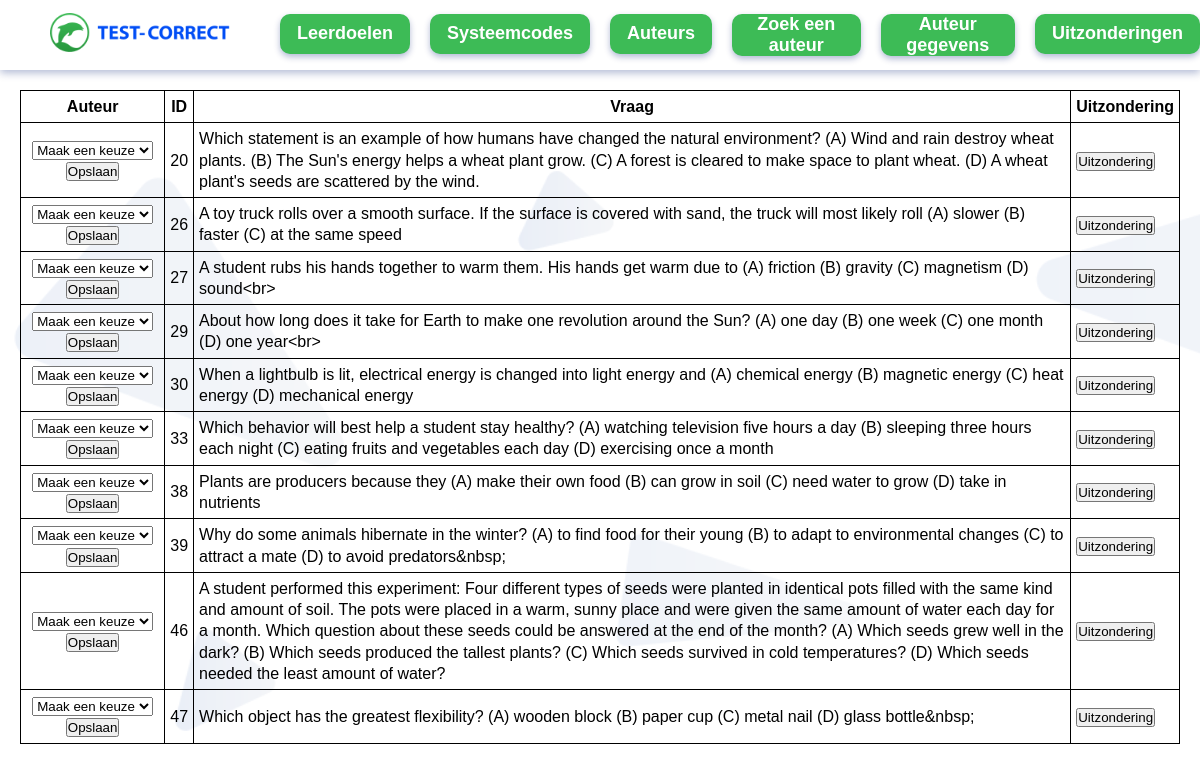
Page /auteurs on the committed database.
### tables this page shows
CREATE TABLE `vragen` (
  `id` integer NOT NULL
,  `leerdoel` integer DEFAULT NULL
,  `vraag` text NOT NULL
,  `auteur` integer DEFAULT NULL
, uitzondering text);

### app.py (the view)
@app.route("/auteurs")
def auteurs():
    vragen = vragen_model.get_vragen_without_auteur()
    auteurs = vragen_model.get_auteur()
    return render_template("auteurs.html", vragen=vragen, auteurs=auteurs)

### lib/vragenmodel.py (called while the page is built)
    def execute_query(self, sql_query, is_select=True):
        conn = sqlite3.connect(self.database_file)
        cursor = conn.cursor()
        cursor.row_factory = sqlite3.Row
        cursor.execute(sql_query)
        result = cursor.fetchall()
        conn.close()
        return result

    def get_auteur(self):
        query = "SELECT * FROM auteurs"
        return self.execute_query(query)

    def get_vragen_without_auteur(self):
        query = "SELECT * FROM vragen WHERE auteur NOT IN (SELECT id FROM auteurs) OR leerdoel IS NULL LIMIT 10"
        return self.execute_query(query)

### templates/auteurs.html (shortened to what this page needs)
{% extends "base.html" %} {% block content %}
<table class="data-table">
  <tr>
    <th>Auteur</th>
    <th>ID</th>
    <th>Vraag</th>
    <th>Uitzondering</th>
  </tr>
  {% for vraag in vragen%}
  <tr>
    <td class="auteur">
      <form action="/auteur_opslaan/{{ vraag.id }}" method="POST">
        <select name="auteur" id="auteur">
          <option value="0">Maak een keuze</option>
        </select>
        <input type="submit" name="btn btn-primary" value="Opslaan" />
      </form>
    </td>
    <td class="id">{{ vraag["id"] }}</td>
    <td>{{ vraag["vraag"] }}</td>
    <td>
      <form action="/uitzondering_leerdoel/{{ vraag.id }}" method="POST">
        <input type="submit" value="Uitzondering" />
      </form>
    </td>
  </tr>
  {% endfor %}
</table>
{% endblock %}

### static/styles.css (style rules this page uses)
*, *::before, *::after { margin: 0; padding: 0; }
body { font-family: sans-serif; font-size: 16px; font-stretch: normal; font-style: normal; font-weight: 400; line-height: 1.33; }
table, tr, th, td { border: 1px solid black; border-collapse: collapse; padding: 5px; }
.data-table { margin: 90px 20px 90px 20px; }
.auteur { text-align: center; }
.id { text-align: center; }

### rows in the picture
vragen: id "20", vraag "Which statement is an example of how humans have changed the natural environment? (A) Wind and rain destroy wheat plants. (B) The Sun's energy helps a wheat plant grow. (C) A forest is cleared to make space to plant wheat. (D) A wheat plant's seeds are scattered by the wind."
vragen: id "26", vraag "A toy truck rolls over a smooth surface. If the surface is covered with sand, the truck will most likely roll (A) slower (B) faster (C) at the same speed"
vragen: id "27", vraag "A student rubs his hands together to warm them. His hands get warm due to (A) friction (B) gravity (C) magnetism (D) sound<br>"
vragen: id "29", vraag "About how long does it take for Earth to make one revolution around the Sun? (A) one day (B) one week (C) one month (D) one year<br>"
vragen: id "30", vraag "When a lightbulb is lit, electrical energy is changed into light energy and (A) chemical energy (B) magnetic energy (C) heat energy (D) mechanical energy"
vragen: id "33", vraag "Which behavior will best help a student stay healthy? (A) watching television five hours a day (B) sleeping three hours each night (C) eating fruits and vegetables each day (D) exercising once a month"
vragen: id "38", vraag "Plants are producers because they (A) make their own food (B) can grow in soil (C) need water to grow (D) take in nutrients"
vragen: id "39", vraag "Why do some animals hibernate in the winter? (A) to find food for their young (B) to adapt to environmental changes (C) to attract a mate (D) to avoid predators&nbsp;"
vragen: id "46", vraag "A student performed this experiment: Four different types of seeds were planted in identical pots filled with the same kind and amount of soil. The pots were placed in a warm, sunny place and were given the same amount of water each day for a month. Which question about these seeds could be answered at the end of the month? (A) Which seeds grew well in the dark? (B) Which seeds produced the tallest plants? (C) Which seeds survived in cold temperatures? (D) Which seeds needed the least amount of water?"
vragen: id "47", vraag "Which object has the greatest flexibility? (A) wooden block (B) paper cup (C) metal nail (D) glass bottle&nbsp;"
